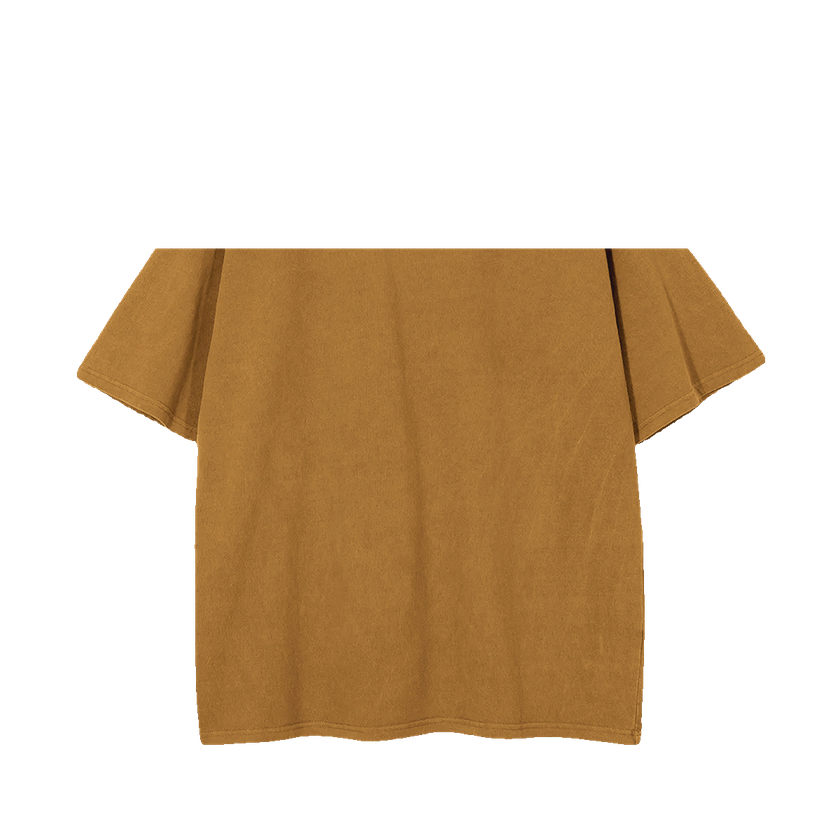
#> input picture backend/Models/segmentation/shirt_clothing_segmented.png, 840 x 840 px, shrunk from 1200 x 1200 before the run
$ python warping.py shirt_clothing_segmented.png person.jpg
#> lines starting #> are read from the running program, lines starting #| are printed output that depends on the picture
"""
Advanced Garment Warping for VirtualFit
Uses Thin-Plate Spline (TPS) warping to deform garments to body shape.

This module provides pixel-by-pixel transformation of garments to match body contours.
"""

import os
import numpy as np
from PIL import Image
import cv2

# Try to import mediapipe for pose detection
try:
    import mediapipe as mp
    HAS_MEDIAPIPE = True
except ImportError:
    HAS_MEDIAPIPE = False


def get_garment_keypoints(garment_mask):
    """
    Extract control points from a garment for TPS warping.

    These are the source points that will be transformed to match body landmarks.

    Args:
        garment_mask: Binary mask of the garment

    Returns:
        Dictionary of keypoint positions (normalized 0-1)
    """
    # Find bounding box of garment
    rows = np.any(garment_mask > 0, axis=1)
    cols = np.any(garment_mask > 0, axis=0)

    if not np.any(rows) or not np.any(cols):
        return None

    y_min, y_max = np.where(rows)[0][[0, -1]]
    x_min, x_max = np.where(cols)[0][[0, -1]]

    height = y_max - y_min
    width = x_max - x_min

    # Define control points on garment (in absolute coordinates)
    # These represent: shoulders, underarms, waist, hem
    keypoints = {
        # Top row - shoulder area
        "left_shoulder": (x_min + int(width * 0.15), y_min + int(height * 0.05)),
        "neck_left": (x_min + int(width * 0.35), y_min),
        "neck_center": (x_min + int(width * 0.5), y_min),
        "neck_right": (x_min + int(width * 0.65), y_min),
        "right_shoulder": (x_min + int(width * 0.85), y_min + int(height * 0.05)),

        # Upper body - chest/underarm
        "left_underarm": (x_min, y_min + int(height * 0.25)),
        "left_chest": (x_min + int(width * 0.25), y_min + int(height * 0.25)),
        "center_chest": (x_min + int(width * 0.5), y_min + int(height * 0.25)),
        "right_chest": (x_min + int(width * 0.75), y_min + int(height * 0.25)),
        "right_underarm": (x_max, y_min + int(height * 0.25)),

        # Mid body - waist
        "left_waist": (x_min + int(width * 0.1), y_min + int(height * 0.6)),
        "center_waist": (x_min + int(width * 0.5), y_min + int(height * 0.6)),
        "right_waist": (x_min + int(width * 0.9), y_min + int(height * 0.6)),

        # Bottom - hem
        "left_hem": (x_min + int(width * 0.15), y_max),
        "center_hem": (x_min + int(width * 0.5), y_max),
        "right_hem": (x_min + int(width * 0.85), y_max),

        # Bounding box info
        "bbox": (x_min, y_min, x_max, y_max)
    }

    return keypoints


# [237 lines left out: functions get_body_target_points, compute_tps_transform, warp_garment_tps, warp_garment_grid, not called in this run]


def fit_garment_with_warping(garment_path, body_image_path, output_path=None):
    """
    Fit a garment onto a body image with proper warping.

    This is the main function for realistic virtual try-on.

    Args:
        garment_path: Path to segmented garment PNG
        body_image_path: Path to body image
        output_path: Where to save result

    Returns:
        Dictionary with result information
    """
#> called with garment_path = 'shirt_clothing_segmented.png', body_image_path = 'person.jpg'
    print("\n" + "=" * 50)
    print("Advanced Garment Fitting with Warping")
    print("=" * 50)

    if not HAS_MEDIAPIPE:
        print("Error: MediaPipe required!")
        return None

    # Step 1: Load garment
    print("\nStep 1: Loading garment...")
    garment = Image.open(garment_path).convert("RGBA")
#> garment is the input picture: PIL image 840x840 RGBA; mean R, G, B, A 57.6, 39.9, 18.9, 89.7
    garment_array = np.array(garment)
    garment_mask = garment_array[:, :, 3]  # Alpha channel as mask
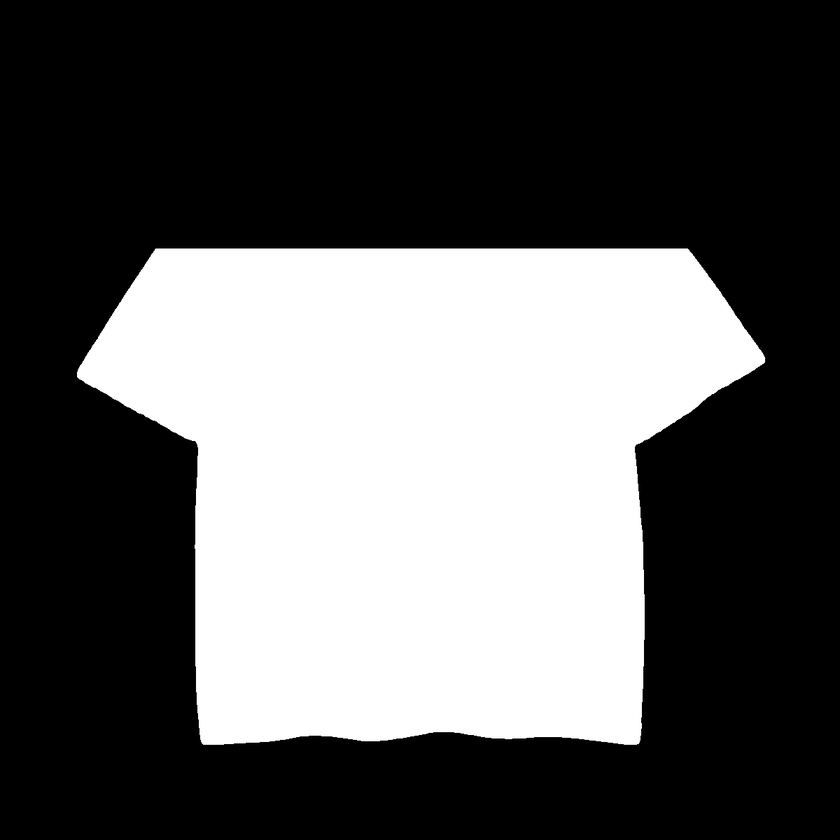
#> garment_mask: shape (840, 840); min 0, max 255, mean 89.7

    print(f"  Garment size: {garment.size}")
#|   Garment size: (840, 840)

    # Step 2: Get garment control points
    print("\nStep 2: Extracting garment keypoints...")
    garment_keypoints = get_garment_keypoints(garment_mask)
#> in get_garment_keypoints, `y_min, y_max = np.where(rows)[0][[0, -1]]`: y_min = 246; y_max = 746
#> in get_garment_keypoints, `x_min, x_max = np.where(cols)[0][[0, -1]]`: x_min = 75; x_max = 767
#> in get_garment_keypoints, `height = y_max - y_min`: height = 500
#> in get_garment_keypoints, `width = x_max - x_min`: width = 692
#> garment_keypoints = 17 items

    if garment_keypoints is None:
        print("Error: Could not extract garment keypoints!")
        return None

    print(f"  Found {len(garment_keypoints) - 1} keypoints")
#|   Found 16 keypoints

    # Step 3: Detect body pose
    print("\nStep 3: Detecting body pose...")

    body_image = cv2.imread(body_image_path)
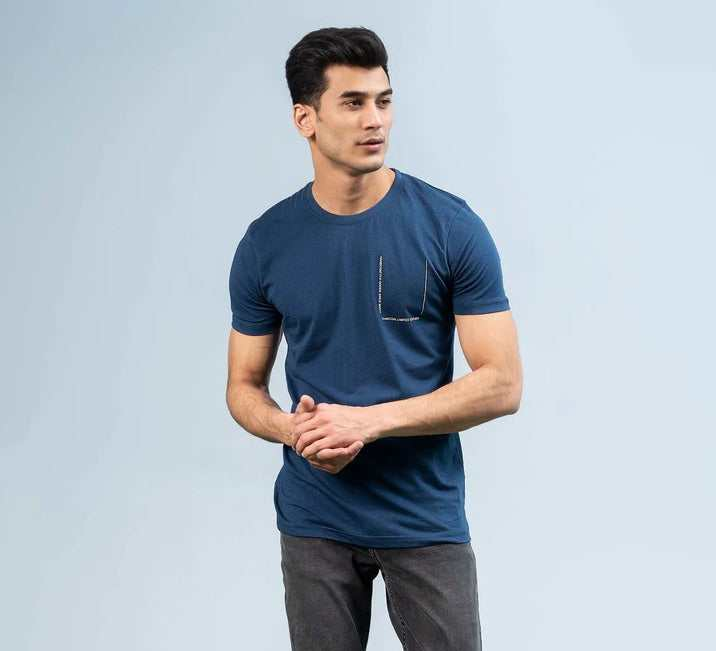
#> input picture backend/Models/segmentation/person.jpg, 716 x 651 px
#> body_image is the input picture: shape (651, 716, 3); mean B, G, R 194.5, 184.8, 174.8
    body_rgb = cv2.cvtColor(body_image, cv2.COLOR_BGR2RGB)
    body_height, body_width = body_image.shape[:2]
#> body_height = 651; body_width = 716

    mp_pose = mp.solutions.pose
#> (the run stopped early here; a loop or call above may not have finished)
